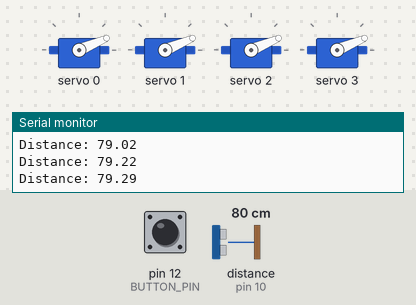
The sketch below on a simulated Arduino Uno, built with avr-gcc and run on an emulated ATmega328P. Shown: 4 × servo, the last lines printed to the serial monitor. Wiring (inferred from the names in the program): ultrasonic range finder: trigger pin 9; echo pin 10. The test bench sets the inputs (shaded band); at power-on: distance to the obstacle (sensor on pin 10) 80 cm, pin 12 (BUTTON_PIN) HIGH. The echo pulse lasts 58.3 µs per cm; random numbers use the default seed unless the sketch sets one.

Above: at 1.3 s.
1.4 s: distance to the obstacle (sensor on pin 10) set to 33 cm
2.9 s: distance to the obstacle (sensor on pin 10) set to 28 cm
At 5.0 s:
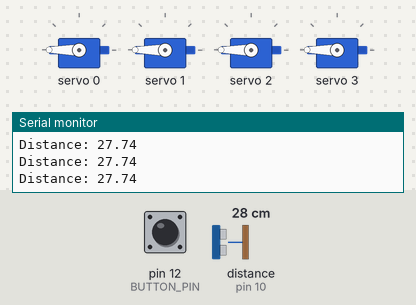
5.3 s: pin 12 (BUTTON_PIN) pulled LOW for 0.15 s
At 5.5 s:
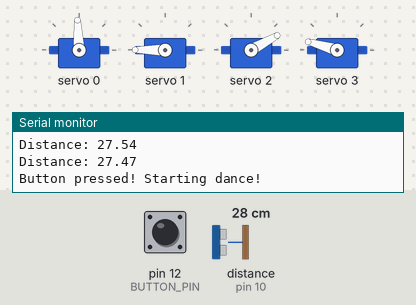
At 6.11 s:
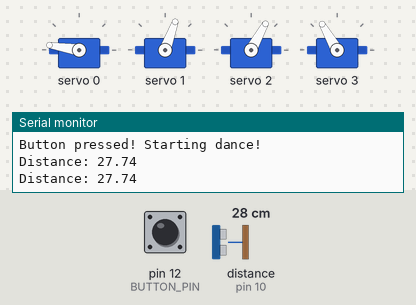
8.3 s: distance to the obstacle (sensor on pin 10) set to 2 cm
At 8.55 s:
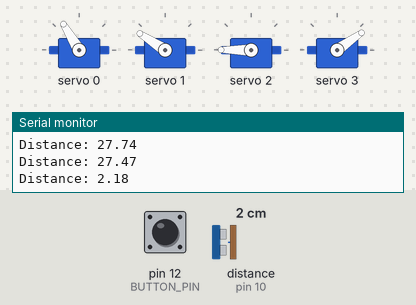
11.3 s: distance to the obstacle (sensor on pin 10) set to 35 cm
14.3 s: pin 12 (BUTTON_PIN) pulled LOW for 3.2 s
Timing chart, 0 to 22.0 s (numbered marks = the images above; inputs shaded):
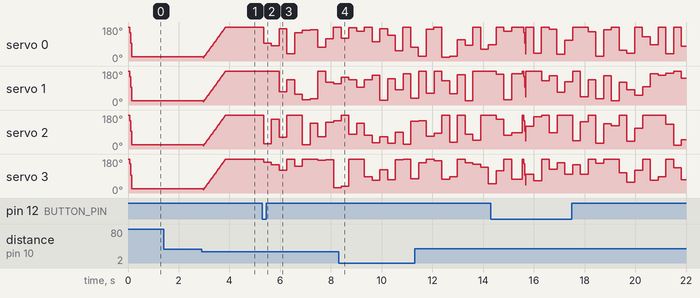

Measured:
- the behaviour switches between 31 and 30 cm on distance to the obstacle (sensor on pin 10) (found by bisection; images 0 and 1)
- after the input at 5.3 s, servo 0: 180° → 93° after 0.05 s, → 80° 0.31 s later, → 171° 0.31 s later, → 38° 0.31 s later, … (10 changes in this stretch); servo 1: 180° → 70° after 0.66 s, → 133° 0.31 s later, → 56° 0.31 s later, → 27° 0.31 s later, … (8 changes in this stretch)

The sketch:

functii_registre.ino
```cpp
#include <Wire.h>
#include <Adafruit_PWMServoDriver.h>

// Pini hardware
const int TRIG_PIN = 9;     // PB1
const int ECHO_PIN = 10;    // PB2
const int BUTTON_PIN = 12;  // PB4

const int DISTANCE_THRESHOLD = 30;

Adafruit_PWMServoDriver pwm = Adafruit_PWMServoDriver();

#define SERVO_FREQ 50
#define SERVO_MIN 150
#define SERVO_MAX 600

float duration_us, distance_cm;
bool isOpen = false;
unsigned long danceStart = 0;
bool isDancing = false;

void setup() {
  Serial.begin(9600);

  // TRIG - OUTPUT (PB1)
  DDRB |= (1 << PB1);

  // ECHO - INPUT (PB2)
  DDRB &= ~(1 << PB2);

  // BUTTON - INPUT_PULLUP (PB4)
  DDRB &= ~(1 << PB4);     // input
  PORTB |= (1 << PB4);     // pull-up activ

  pwm.begin();
  pwm.setPWMFreq(SERVO_FREQ);

  close();
  isOpen = false;
}

void loop() {
  checkDistance();
  checkButton();
  if (isDancing) {
    performDance();
  }
  delay(100);
}

void checkDistance() {
  // Trigger - pulse 10us HIGH
  PORTB |= (1 << PB1);
  delayMicroseconds(10);
  PORTB &= ~(1 << PB1);

  // Echo - măsurare HIGH
  unsigned long timeout = micros() + 30000; // max 30 ms

  // Așteaptă HIGH
  while (!(PINB & (1 << PB2))) {
    if (micros() > timeout) return;
  }
  unsigned long start = micros();

  // Așteaptă să revină LOW
  while (PINB & (1 << PB2)) {
    if (micros() > timeout) return;
  }
  unsigned long end = micros();

  duration_us = end - start;
  distance_cm = 0.017 * duration_us;

  Serial.print("Distance: ");
  Serial.println(distance_cm);

  if (!isDancing) {
    if (distance_cm > 0 && distance_cm < DISTANCE_THRESHOLD && !isOpen) {
      open();
      isOpen = true;
    } else if (distance_cm >= DISTANCE_THRESHOLD && isOpen) {
      close();
      isOpen = false;
    }
  }
}

void checkButton() {
  if (!(PINB & (1 << PB4)) && !isDancing) { // buton apăsat = LOW
    Serial.println("Button pressed! Starting dance!");
    isDancing = true;
    danceStart = millis();
  }
}

void performDance() {
  if (millis() - danceStart >= 10000) {  // 10 secunde
    Serial.println("Dance finished.");
    isDancing = false;
    return;
  }

  // Poziții aleatoare pentru servouri
  pwm.setPWM(0, 0, random(SERVO_MIN, SERVO_MAX));
  pwm.setPWM(1, 0, random(SERVO_MIN, SERVO_MAX));
  pwm.setPWM(2, 0, random(SERVO_MIN, SERVO_MAX));
  pwm.setPWM(3, 0, random(SERVO_MIN, SERVO_MAX));

  delay(200);
}

void open() {
  Serial.println("Opening petals...");
  for (int pos = SERVO_MIN; pos < SERVO_MAX; pos += 9) {
    pwm.setPWM(0, 0, pos);
    pwm.setPWM(1, 0, pos);
    pwm.setPWM(2, 0, pos);
    pwm.setPWM(3, 0, pos);
    delay(20);
  }
}

void close() {
  Serial.println("Closing petals...");
  for (int pos = SERVO_MAX; pos > SERVO_MIN; pos -= 9) {
    pwm.setPWM(0, 0, pos);
    pwm.setPWM(1, 0, pos);
    pwm.setPWM(2, 0, pos);
    pwm.setPWM(3, 0, pos);
  }
}
```
